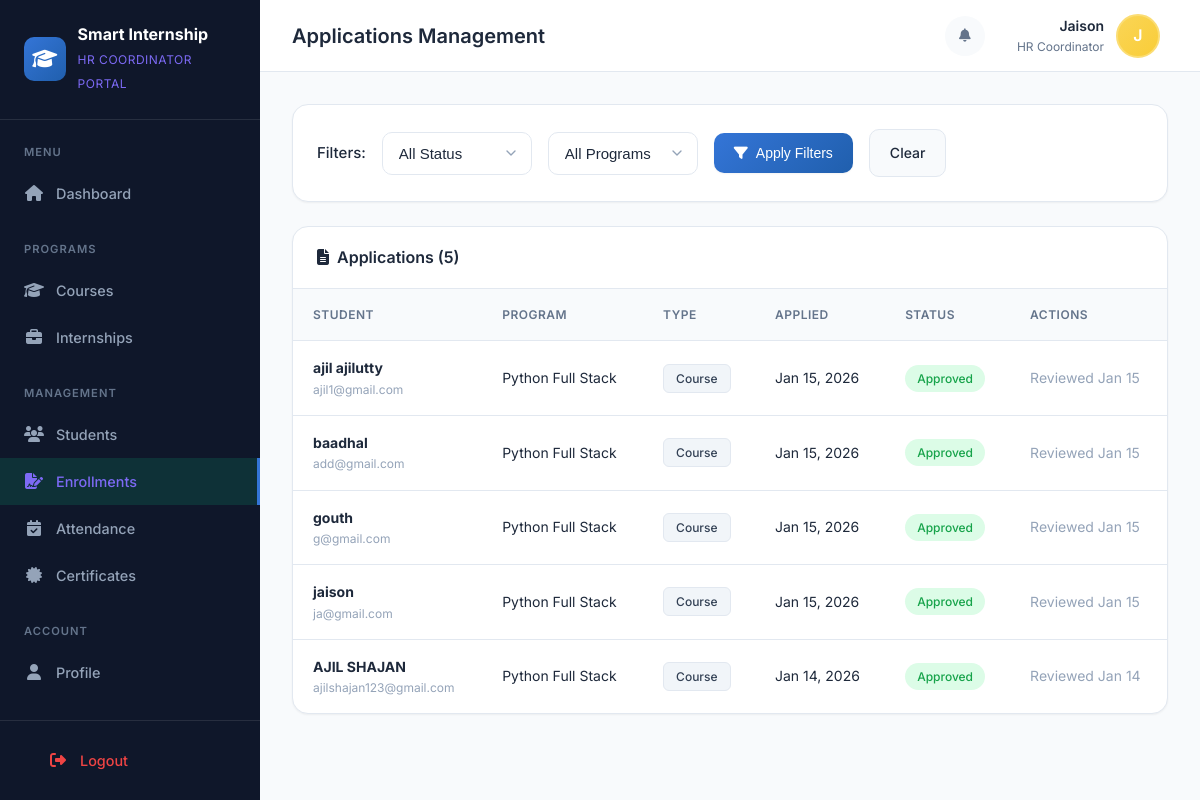
The page /coordinator/applications/ (signed in) on the database its author committed.
### accounts/models.py (models this page shows, shortened)
class User(AbstractUser):
    ROLE_CHOICES = (
        ('ADMIN', 'Admin'),
        ('COORDINATOR', 'HR Coordinator'),
        ('STUDENT', 'Student'),
    )
    APPROVAL_STATUS_CHOICES = (
        ('PENDING', 'Pending Approval'),
        ('APPROVED', 'Approved'),
        ('REJECTED', 'Rejected'),
    )
    role = models.CharField(max_length=20, choices=ROLE_CHOICES, default='STUDENT')
    phone = models.CharField(max_length=15, blank=True, null=True)
    address = models.TextField(blank=True, null=True)
    profile_picture = models.ImageField(upload_to='profiles/', blank=True, null=True)
    institution = models.ForeignKey(
        'institutions.Institution',
        on_delete=models.SET_NULL,
        null=True,
        blank=True,
        related_name='users'
    )
    qualification = models.CharField(max_length=255, blank=True, null=True, help_text="Student's highest qualification")
    is_active = models.BooleanField(default=True)
    approval_status = models.CharField(
        max_length=20,
        choices=APPROVAL_STATUS_CHOICES,
        default='APPROVED',  # Default to APPROVED for admin/coordinator, will be PENDING for students
        help_text='Approval status for student registrations'
    )
    approved_by = models.ForeignKey(
        'self',
        on_delete=models.SET_NULL,
        null=True,
        blank=True,
        related_name='approved_students',
        help_text='Coordinator or Admin who approved/rejected this user'
    )
    approval_date = models.DateTimeField(null=True, blank=True)
    rejection_reason = models.TextField(blank=True, null=True, help_text='Reason for rejection if rejected')
    created_at = models.DateTimeField(auto_now_add=True)
    updated_at = models.DateTimeField(auto_now=True)
    class Meta:
        verbose_name = 'User'
        verbose_name_plural = 'Users'

### applications/models.py (models this page shows, shortened)
class Application(models.Model):
    STATUS_CHOICES = [
        ('PENDING', 'Pending'),
        ('APPROVED', 'Approved'),
        ('REJECTED', 'Rejected'),
        ('WITHDRAWN', 'Withdrawn'),
    ]
    student = models.ForeignKey(
        settings.AUTH_USER_MODEL,
        on_delete=models.CASCADE,
        limit_choices_to={'role': 'STUDENT'},
        related_name='applications'
    )
    course = models.ForeignKey(Course, null=True, blank=True, on_delete=models.CASCADE)
    internship = models.ForeignKey(Internship, null=True, blank=True, on_delete=models.CASCADE)
    status = models.CharField(max_length=20, choices=STATUS_CHOICES, default='PENDING')
    applied_at = models.DateTimeField(auto_now_add=True)
    reviewed_at = models.DateTimeField(blank=True, null=True)
    reviewed_by = models.ForeignKey(
        settings.AUTH_USER_MODEL,
        on_delete=models.SET_NULL,
        null=True,
        blank=True,
        related_name='reviewed_applications'
    )
    notes = models.TextField(blank=True, null=True, help_text="Notes from reviewer")
    student_remarks = models.TextField(blank=True, null=True, help_text="Remarks from student")
    class Meta:
        verbose_name = 'Application'
        verbose_name_plural = 'Applications'
        ordering = ['-applied_at']
    @property
    def program_name(self):
        if self.course:
            return self.course.name
        elif self.internship:
            return self.internship.title
        return 'N/A'
    @property
    def program_type(self):
        if self.course:
            return 'Course'
        elif self.internship:
            return 'Internship'
        return 'N/A'

### courses/models.py (models this page shows, shortened)
class Course(models.Model):
    name = models.CharField(max_length=200)
    description = models.TextField(blank=True, null=True)
    institution = models.ForeignKey(Institution, on_delete=models.CASCADE)
    coordinator = models.ForeignKey(
        settings.AUTH_USER_MODEL,
        on_delete=models.SET_NULL,
        null=True,
        blank=True,
        limit_choices_to={'role': 'COORDINATOR'},
        related_name='coordinated_courses'
    )
    CATEGORY_CHOICES = (
        ('WEB', 'Web Development'),
        ('PYTHON', 'Python Programming'),
        ('DATA', 'Data Science'),
        ('AI', 'Artificial Intelligence'),
        ('APP', 'App Development'),
        ('CYBER', 'Cyber Security'),
        ('DESIGN', 'UI/UX Design'),
        ('OTHER', 'Other'),
    )
    category = models.CharField(max_length=20, choices=CATEGORY_CHOICES, default='OTHER')
    duration_days = models.IntegerField(default=30, help_text="Duration in days")
    max_students = models.IntegerField(default=50)
    start_date = models.DateField(blank=True, null=True)
    end_date = models.DateField(blank=True, null=True)
    eligibility = models.TextField(blank=True, null=True, help_text="Eligibility criteria")
    is_active = models.BooleanField(default=True)
    created_at = models.DateTimeField(auto_now_add=True)
    updated_at = models.DateTimeField(auto_now=True)
    class Meta:
        verbose_name = 'Course'
        verbose_name_plural = 'Courses'
        ordering = ['-created_at']

### accounts/coordinator_views.py (the view)
# urls.py: path('applications/', coordinator_views.view_applications, name='applications'),
@coordinator_required
def view_applications(request):
    coordinator = request.user
    status_filter = request.GET.get('status', 'all')
    program_filter = request.GET.get('program', 'all')
    courses = Course.objects.filter(coordinator=coordinator)
    internships = Internship.objects.filter(coordinator=coordinator)
    course_ids = courses.values_list('id', flat=True)
    internship_ids = internships.values_list('id', flat=True)
    applications = Application.objects.filter(
        Q(course_id__in=course_ids) | Q(internship_id__in=internship_ids)
    ).select_related('student', 'course', 'internship').order_by('-applied_at')
    if status_filter != 'all':
        applications = applications.filter(status=status_filter.upper())
    if program_filter == 'course':
        applications = applications.filter(course__isnull=False)
    elif program_filter == 'internship':
        applications = applications.filter(internship__isnull=False)
    context = {
        'applications': applications,
        'status_filter': status_filter,
        'program_filter': program_filter,
        'courses': courses,
        'internships': internships,
    }
    return render(request, 'coordinator/applications.html', context)

### templates/coordinator/applications.html (shortened to what this page needs)
{% extends 'coordinator/base.html' %}
{% block page_title %}Applications Management{% endblock %}
{% block content %}
<div class="card" style="margin-bottom: var(--space-6);">
    <div class="card-body">
        <form method="get" style="display: flex; gap: var(--space-4); align-items: center; flex-wrap: wrap;">
            <label style="font-weight: 500;">Filters:</label>
            <select name="status" class="form-control" style="width: 150px; padding: var(--space-3) var(--space-4); border: 1px solid var(--border-light); border-radius: var(--radius-md);">
                <option value="all" {% if status_filter == 'all' %}selected{% endif %}>All Status</option>
            </select>
            <select name="program" class="form-control" style="width: 150px; padding: var(--space-3) var(--space-4); border: 1px solid var(--border-light); border-radius: var(--radius-md);">
                <option value="all" {% if program_filter == 'all' %}selected{% endif %}>All Programs</option>
            </select>
            <button type="submit" class="btn btn-primary">
                <i class="fas fa-filter"></i> Apply Filters
            </button>
            <a href="{% url 'coordinator:applications' %}" class="btn btn-secondary">Clear</a>
        </form>
    </div>
</div>
<div class="card">
    <div class="card-header">
        <h3 class="card-title"><i class="fas fa-file-alt" style="margin-right: 8px;"></i>Applications ({{ applications|length }})</h3>
    </div>
    <div class="card-body" style="padding: 0;">
        {% if applications %}
        <div class="table-container">
            <table class="data-table">
                <thead>
                    <tr>
                        <th>Student</th>
                        <th>Program</th>
                        <th>Type</th>
                        <th>Applied</th>
                        <th>Status</th>
                        <th>Actions</th>
                    </tr>
                </thead>
                <tbody>
                    {% for app in applications %}
                    <tr>
                        <td>
                            <strong>{{ app.student.get_full_name|default:app.student.username }}</strong>
                            <div style="font-size: 0.75rem; color: var(--text-muted);">{{ app.student.email }}</div>
                        </td>
                        <td>{{ app.program_name }}</td>
                        <td><span class="tag">{{ app.program_type }}</span></td>
                        <td>{{ app.applied_at|date:"M d, Y" }}</td>
                        <td>
                            <span class="badge
                                {% if app.status == 'APPROVED' %}badge-success
                                {% elif app.status == 'PENDING' %}badge-warning
                                {% elif app.status == 'REJECTED' %}badge-error
                                {% else %}badge-neutral{% endif %}">
                                {{ app.get_status_display }}
                            </span>
                        </td>
                        <td>
                            {% if app.status == 'PENDING' %}
                            <div style="display: flex; gap: var(--space-2);">
                                <form method="post" action="{% url 'coordinator:approve_application' app.id %}" style="margin: 0;">
                                    {% csrf_token %}
                                    <button type="submit" class="btn btn-success btn-sm" title="Approve">
                                        <i class="fas fa-check"></i> Approve
                                    </button>
                                </form>
                                <form method="post" action="{% url 'coordinator:reject_application' app.id %}" style="margin: 0;">
                                    {% csrf_token %}
                                    <button type="submit" class="btn btn-danger btn-sm" title="Reject">
                                        <i class="fas fa-times"></i> Reject
                                    </button>
                                </form>
                            </div>
                            {% else %}
                            <span style="color: var(--text-muted); font-size: 0.875rem;">
                                Reviewed {{ app.reviewed_at|date:"M d"|default:"-" }}
                            </span>
                            {% endif %}
                        </td>
                    </tr>
                    {% endfor %}
                </tbody>
            </table>
        </div>
        {% endif %}
    </div>
</div>
{% endblock %}

### templates/coordinator/base.html (shortened to what this page needs)
{% load static %}
<!DOCTYPE html>
<html lang="en">
<head>
    <link rel="stylesheet" href="https://cdnjs.cloudflare.com/ajax/libs/font-awesome/6.4.2/css/all.min.css">
    <link rel="stylesheet" href="{% static 'css/style.css' %}">
</head>
<body>
    <div class="app-layout">
        <aside class="sidebar">
            <div class="sidebar-header">
                <div class="sidebar-logo">
                    <div class="sidebar-logo-icon">
                        <i class="fas fa-graduation-cap"></i>
                    </div>
                    <div class="sidebar-logo-text">
                        <h1>Smart Internship</h1>
                        <span>HR Coordinator Portal</span>
                    </div>
                </div>
            </div>
            <nav class="sidebar-nav">
                <div class="nav-section">
                    <div class="nav-section-title">Menu</div>
                    <a href="{% url 'coordinator:dashboard' %}" class="nav-item {% if request.resolver_match.url_name == 'dashboard' %}active{% endif %}">
                        <i class="fas fa-home"></i>
                        <span>Dashboard</span>
                    </a>
                </div>
                <div class="nav-section">
                    <div class="nav-section-title">Programs</div>
                    <a href="{% url 'coordinator:courses' %}" class="nav-item {% if request.resolver_match.url_name == 'courses' %}active{% endif %}">
                        <i class="fas fa-graduation-cap"></i>
                        <span>Courses</span>
                    </a>
                    <a href="{% url 'coordinator:internships' %}" class="nav-item {% if request.resolver_match.url_name == 'internships' %}active{% endif %}">
                        <i class="fas fa-briefcase"></i>
                        <span>Internships</span>
                    </a>
                </div>
                <div class="nav-section">
                    <div class="nav-section-title">Management</div>
                    <a href="{% url 'coordinator:students' %}" class="nav-item {% if request.resolver_match.url_name == 'students' or request.resolver_match.url_name == 'student_detail' %}active{% endif %}">
                        <i class="fas fa-users"></i>
                        <span>Students</span>
                    </a>
                    <a href="{% url 'coordinator:applications' %}" class="nav-item {% if request.resolver_match.url_name == 'applications' %}active{% endif %}">
                        <i class="fas fa-file-signature"></i>
                        <span>Enrollments</span>
                    </a>
                    <a href="{% url 'coordinator:attendance' %}" class="nav-item {% if request.resolver_match.url_name == 'attendance' or request.resolver_match.url_name == 'mark_attendance' %}active{% endif %}">
                        <i class="fas fa-calendar-check"></i>
                        <span>Attendance</span>
                    </a>
                    <a href="{% url 'coordinator:certificates' %}" class="nav-item {% if request.resolver_match.url_name == 'certificates' %}active{% endif %}">
                        <i class="fas fa-certificate"></i>
                        <span>Certificates</span>
                    </a>
                </div>
                <div class="nav-section">
                    <div class="nav-section-title">Account</div>
                    <a href="{% url 'coordinator:profile' %}" class="nav-item {% if request.resolver_match.url_name == 'profile' %}active{% endif %}">
                        <i class="fas fa-user"></i>
                        <span>Profile</span>
                    </a>
                </div>
            </nav>
            <div class="sidebar-footer">
                <a href="{% url 'logout' %}" class="nav-item logout">
                    <i class="fas fa-sign-out-alt"></i>
                    <span>Logout</span>
                </a>
            </div>
        </aside>
        <main class="main-content">
            <header class="header">
                <div class="header-left">
                    <h2 class="page-title">{% block page_title %}Dashboard{% endblock %}</h2>
                </div>
                <div class="header-right">
                    <div class="header-actions">
                        <button class="header-btn">
                            <i class="fas fa-bell"></i>
                        </button>
                    </div>
                    <div class="user-menu">
                        <div class="user-info">
                            <div class="user-name">{{ request.user.get_full_name|default:request.user.username }}</div>
                            <div class="user-role">HR Coordinator</div>
                        </div>
                        <div class="user-avatar">
                            {% if request.user.profile_picture %}
                                <img src="{{ request.user.profile_picture.url }}" alt="Avatar" style="width:100%;height:100%;border-radius:50%;object-fit:cover;">
                            {% else %}
                                {{ request.user.username|slice:":1"|upper }}
                            {% endif %}
                        </div>
                    </div>
                </div>
            </header>
            <div class="page-content">
                {% block content %}{% endblock %}
            </div>
        </main>
    </div>
</body>
</html>

### templates/coordinator/base.html (style rules this page uses)
* { -ms-overflow-style: none; scrollbar-width: none; }

### rows shown on the page
User: user.get_full_name "Jaison", user.username "J"
Application: student.get_full_name "ajil ajilutty", student.email "ajil1@gmail.com", program_name "Python Full Stack", program_type "Course", applied_at "Jan 15, 2026", status "Approved", reviewed_at "Jan 15"
Application: student.get_full_name "baadhal", student.email "add@gmail.com", program_name "Python Full Stack", program_type "Course", applied_at "Jan 15, 2026", status "Approved", reviewed_at "Jan 15"
Application: student.get_full_name "gouth", student.email "g@gmail.com", program_name "Python Full Stack", program_type "Course", applied_at "Jan 15, 2026", status "Approved", reviewed_at "Jan 15"
Application: student.get_full_name "jaison", student.email "ja@gmail.com", program_name "Python Full Stack", program_type "Course", applied_at "Jan 15, 2026", status "Approved", reviewed_at "Jan 15"
Application: student.get_full_name "AJIL SHAJAN", student.email "ajilshajan123@gmail.com", program_name "Python Full Stack", program_type "Course", applied_at "Jan 14, 2026", status "Approved", reviewed_at "Jan 14"

### other values the page prints
{{ applications|length }} "5"
